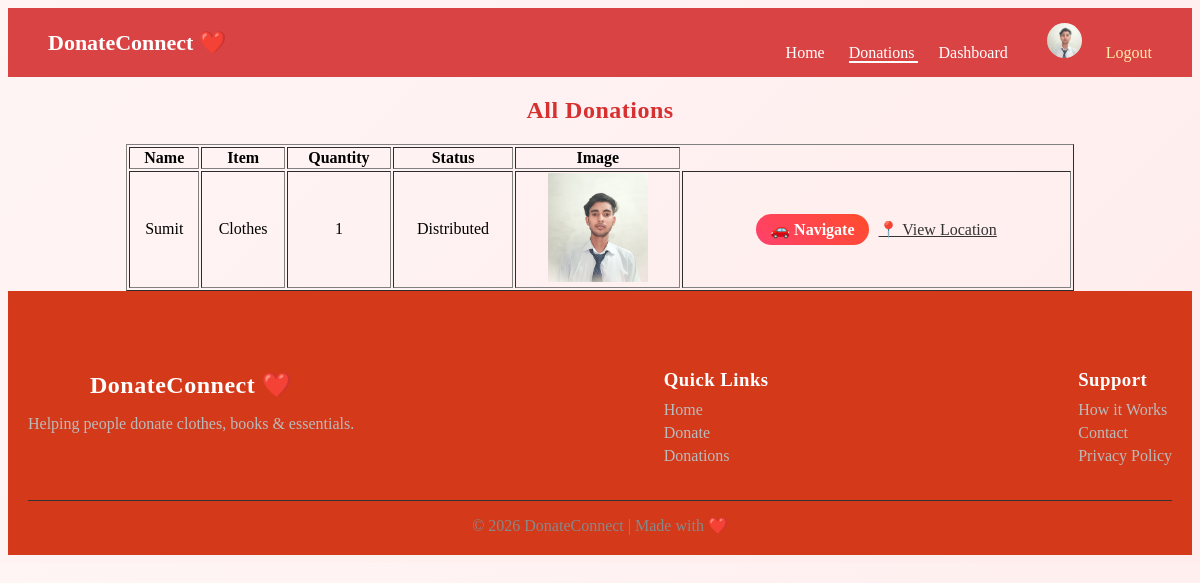
The app's page /donations/ (signed in), older data.
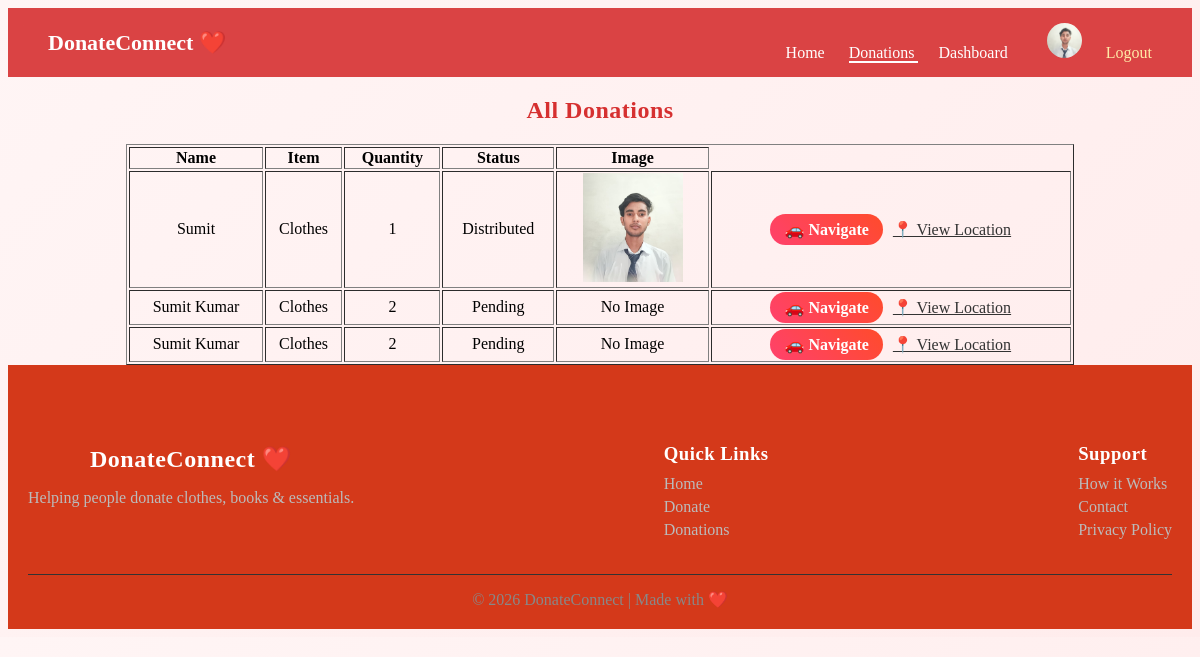
The same page, newer data.
### ngo/models.py (models this page shows, shortened)
class Donation(models.Model):
    user = models.ForeignKey(
        User,
        on_delete=models.CASCADE,
        null=True,
        related_name='donations'
    )
    assigned_to = models.ForeignKey(
        User,
        on_delete=models.SET_NULL,
        null=True,
        blank=True,
        related_name='assigned_donations'
    )
    name = models.CharField(max_length=100)
    item_type = models.CharField(max_length=50)
    quantity = models.IntegerField()
    address = models.TextField()
    phone = models.CharField(max_length=15, null=True, blank=True)
    email = models.EmailField(null=True, blank=True)
    STATUS_CHOICES = [
        ('Pending', 'Pending'),
        ('Ready', 'Ready for Pickup'),
        ('Picked', 'Picked'),
        ('Distributed', 'Distributed'),
        ('Completed', 'Completed'),
        ('Rejected', 'Rejected'),
    ]
    status = models.CharField(
        max_length=20,
        choices=STATUS_CHOICES,
        default='Pending'
    )
    pickup_date = models.DateField(null=True, blank=True)
    created_at = models.DateTimeField(auto_now_add=True)
    latitude = models.FloatField(null=True, blank=True)
    longitude = models.FloatField(null=True, blank=True)
    image = models.ImageField(upload_to='donations/', null=True, blank=True)

### ngo/views.py (the view)
# urls.py: path('donations/', views.donation_list, name='donations'),
@login_required
def donation_list(request):
    if request.user.is_staff:
        donations = Donation.objects.all()   # admin
    else:
        donations = Donation.objects.filter(user=request.user)  # user
    return render(request, 'ngo/donation_list.html', {
        'donations': donations
    })

### ngo/templates/ngo/donation_list.html
{% extends 'ngo/base.html' %}
{% block content %}
<h2 style="text-align:center;">All Donations</h2>
<table border="1" style="margin:auto; width:80%; text-align:center;">
<tr>
    <th>Name</th>
    <th>Item</th>
    <th>Quantity</th>
    <th>Status</th>
    <th>Image</th>
</tr>
{% for d in donations %}
<tr>
    <td>{{ d.name }}</td>
    <td>{{ d.item_type }}</td>
    <td>{{ d.quantity }}</td>
    <td>{{ d.status }}</td>
    <td>
        {% if d.image %}
            <img src="{{ d.image.url }}" width="100">
        {% else %}
            No Image
        {% endif %}
    </td>
<td>
    <div class="action-box">
        <a href="https://www.google.com/maps/dir/?api=1&destination={{ d.latitude }},{{ d.longitude }}"
           target="_blank" class="btn-nav">
           🚗 Navigate
        </a>
        <a href="https://www.google.com/maps?q={{ d.latitude }},{{ d.longitude }}"
           target="_blank" class="btn-view">
           📍 View Location
        </a>
    </div>
</td>
{% endfor %}
</table>
{% endblock %}

Row changes from the older to the newer data that the page shows:
added Donation: name "Sumit Kumar", item_type "Clothes", quantity "2", status "Pending", image "No Image"
added Donation: name "Sumit Kumar", item_type "Clothes", quantity "2", status "Pending", image "No Image"
